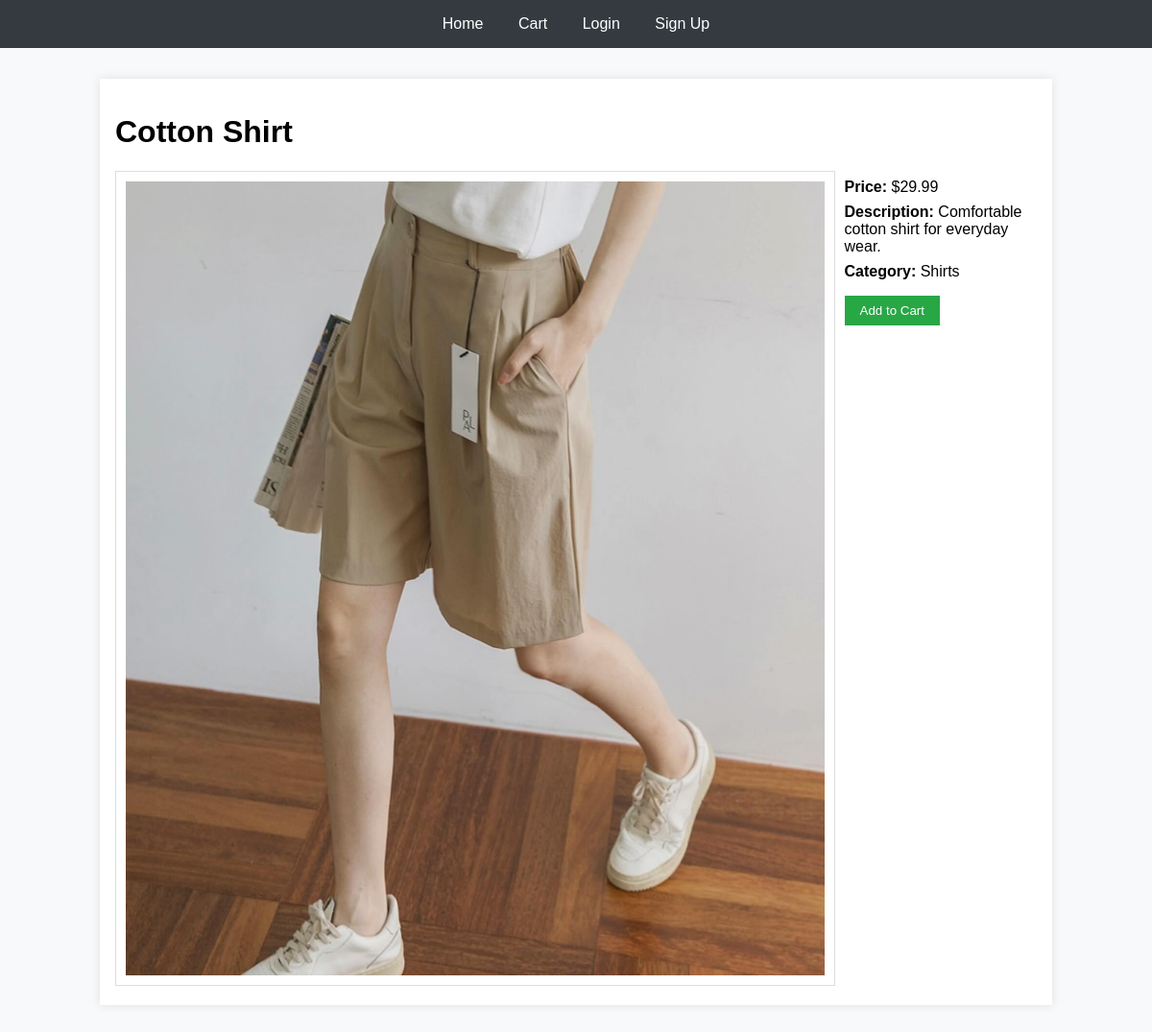
Page /product/1 on the committed database.
### models.py (models this page shows)
class Product(db.Model):
    id = db.Column(db.Integer, primary_key=True)
    name = db.Column(db.String(100), nullable=False)
    description = db.Column(db.Text, nullable=False)
    price = db.Column(db.Float, nullable=False)
    image = db.Column(db.String(100), nullable=False)
    category = db.Column(db.String(50), nullable=False)

### views/product_views.py (the view)
@bp.route('/product/<int:product_id>')
def product_detail(product_id):
    product = Product.query.get_or_404(product_id)
    form = EmptyForm()
    return render_template('product_detail.html', product=product, form=form)

### templates/product_detail.html (shortened to what this page needs)
{% extends "base.html" %}
{% block content %}
<h1>{{ product.name }}</h1>
<div class="product-detail">
    <div class="product-image">
        <img src="{{ url_for('static', filename='images/' ~ product.image) }}" alt="{{ product.name }}">
    </div>
    <div class="product-info">
        <p><strong>Price:</strong> ${{ product.price }}</p>
        <p><strong>Description:</strong> {{ product.description }}</p>
        <p><strong>Category:</strong> {{ product.category }}</p>
        <form action="{{ url_for('cart.add_to_cart', product_id=product.id) }}" method="post">
            <button type="submit">Add to Cart</button>
        </form>
    </div>
</div>
{% endblock %}

### static/css/styles.css (style rules this page uses)
body { font-family: Arial, sans-serif; margin: 0; padding: 0; background-color: #f8f9fa; }
.product-detail { display: flex; align-items: flex-start; gap: 2rem; margin-top: 1rem; }
.product-image img { max-width: 100%; height: auto; border: 1px solid #ddd; padding: 10px; background-color: #fff; }
.product-info { max-width: 60%; }
.product-info p { margin: 0.5rem 0; }
.product-info form { margin-top: 1rem; }
.product-info button { background-color: #28a745; color: white; padding: 0.5rem 1rem; border: none; cursor: pointer; }

### rows in the picture
Product: name "Cotton Shirt", image (picture), price "29.99", description "Comfortable cotton shirt for everyday wear.", category "Shirts"
